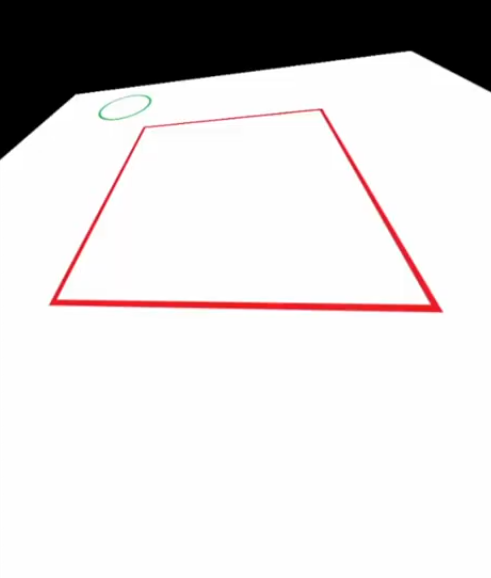
#> input picture Open_CV/Chapter/assets/warp.png, 491 x 578 px
$ jupyter execute unit_17.ipynb
#> lines starting #> are read from the running program, lines starting #| are printed output that depends on the picture
<h1 style="color:red;">Unit: 17</h1>

### How change the perspective of an image !

[cell 1]
# import libraries !
import cv2 as cv
import numpy as np

[cell 2]
img = cv.imread("assets/warp.png")
#> img is the input picture: shape (578, 491, 3); mean B, G, R 214.9, 214.8, 217.8
print('Shape:', img.shape)
#| Shape: (578, 491, 3)

[cell 3]
# defining original points !
point1 = np.float32([[144,126], [53,302], [322,109], [436,308]])
height, width = 578, 491

# Streching points !
point2 = np.float32([[0,0], [width,0], [0, height], [width, height]])

[cell 4]
matrix = cv.getPerspectiveTransform(point1, point2)
out_img =cv.warpPerspective(img, matrix, (width, height))
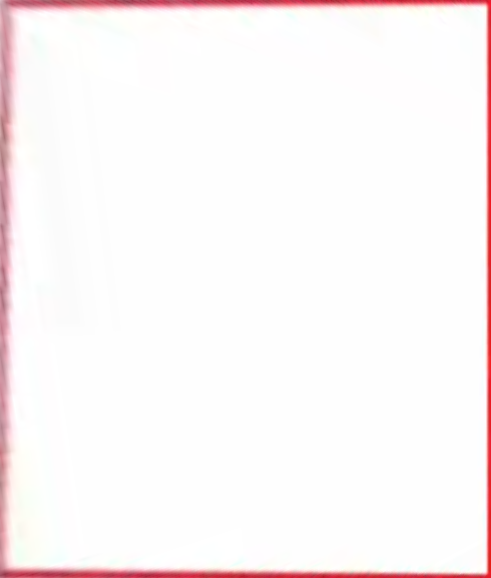
#> out_img: shape (578, 491, 3); mean B, G, R 246.4, 245.9, 251.8

# save img !
cv.imwrite('assets/warp_Perspective.png', out_img)

cv.imshow('Original', img)
cv.imshow('Resized', out_img)
cv.waitKey(0)
cv.destroyAllWindows()
